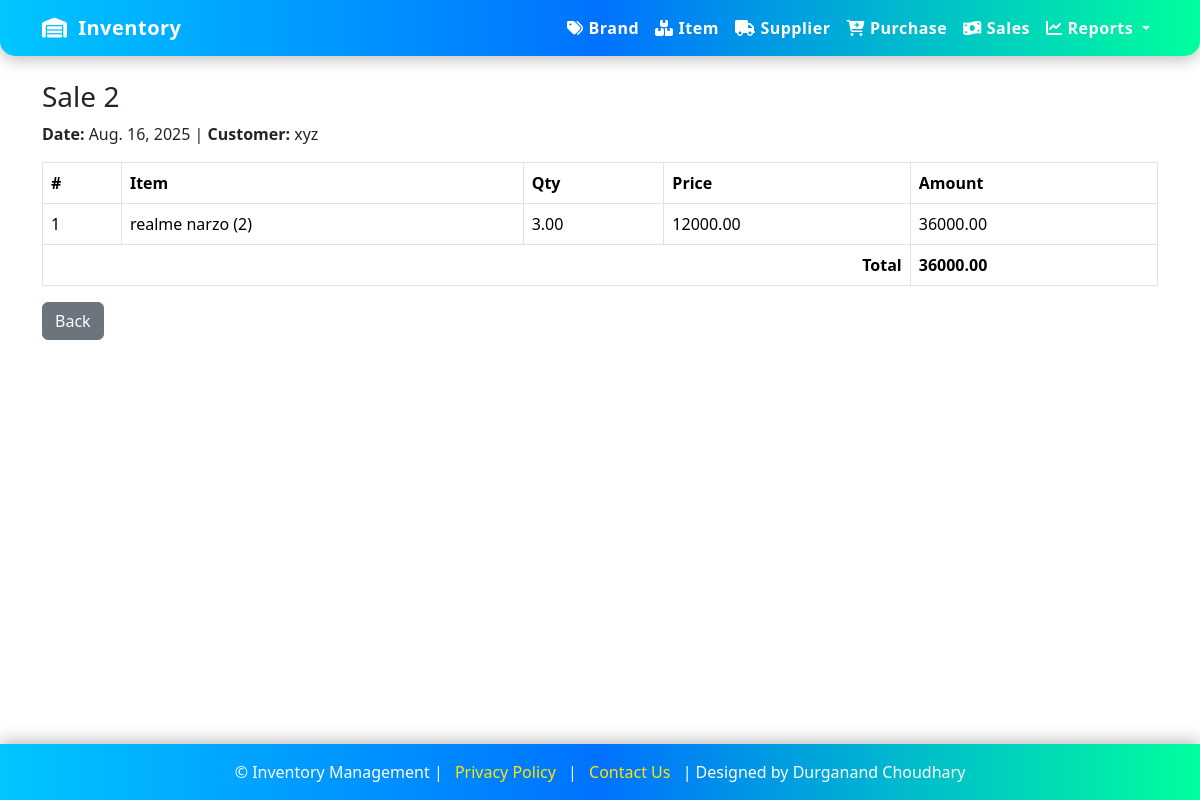
The page /sales/7/ on the database its author committed.
### inventory/models.py (models this page shows, shortened)
class SaleMaster(models.Model):  # sale_mstr 6
    customer_name = models.CharField(max_length=150)
    number = models.CharField(max_length=20, blank=True)
    invoice_no = models.CharField(max_length=50)
    invoice_date = models.DateField()
    totalamount = models.DecimalField(max_digits=14, decimal_places=2, default=0)
    status = models.BooleanField(default=True)
    datetime = models.DateTimeField(default=timezone.now)

class SaleDetail(models.Model):  # sale_details 7
    sale_mstr = models.ForeignKey(SaleMaster, on_delete=models.CASCADE, related_name='details')
    item = models.ForeignKey(Item, on_delete=models.CASCADE)
    qty = models.DecimalField(max_digits=12, decimal_places=2)
    price = models.DecimalField(max_digits=12, decimal_places=2)
    amount = models.DecimalField(max_digits=14, decimal_places=2)
    status = models.BooleanField(default=True)
    datetime = models.DateTimeField(default=timezone.now)

class Item(models.Model):  # item_mstr 2
    item_name = models.CharField(max_length=150)
    item_code = models.CharField(max_length=50, unique=True)
    price = models.DecimalField(max_digits=12, decimal_places=2, default=0)  # default selling price
    brand = models.ForeignKey(Brand, on_delete=models.SET_NULL, null=True, blank=True)
    status = models.BooleanField(default=True)
    datetime = models.DateTimeField(default=timezone.now)
    class Meta:
        unique_together = ('item_name', 'brand')
    def __str__(self):
        return f"{self.item_name} ({self.item_code})"

### inventory/views.py (the view)
# urls.py: path('sales/<int:pk>/', views.sale_detail, name='sale_detail'),
def sale_detail(request, pk):
    obj = get_object_or_404(SaleMaster, pk=pk)
    return render(request, 'inventory/sale_detail.html', {'obj': obj})

### inventory/templates/inventory/sale_detail.html
{% extends 'inventory/base.html' %}
{% block content %}
<h3>Sale {{ obj.invoice_no }}</h3>
<p><b>Date:</b> {{ obj.invoice_date }} | <b>Customer:</b> {{ obj.customer_name }}</p>
<table class="table table-bordered">
  <tr><th>#</th><th>Item</th><th>Qty</th><th>Price</th><th>Amount</th></tr>
  {% for d in obj.details.all %}
  <tr>
    <td>{{ forloop.counter }}</td>
    <td>{{ d.item }}</td>
    <td>{{ d.qty }}</td>
    <td>{{ d.price }}</td>
    <td>{{ d.amount }}</td>
  </tr>
  {% endfor %}
  <tr><th colspan="4" class="text-end">Total</th><th>{{ obj.totalamount }}</th></tr>
</table>
<a class="btn btn-secondary" href="{% url 'sale_list' %}">Back</a>
{% endblock %}

### inventory/templates/inventory/base.html (style rules this page uses)
html, body { height: 100%; }
body { display: flex; flex-direction: column; }

### rows shown on the page
SaleMaster: invoice_no "2", invoice_date "Aug. 16, 2025", customer_name "xyz", totalamount "36000.00"
SaleDetail: item "realme narzo (2)", qty "3.00", price "12000.00", amount "36000.00"
